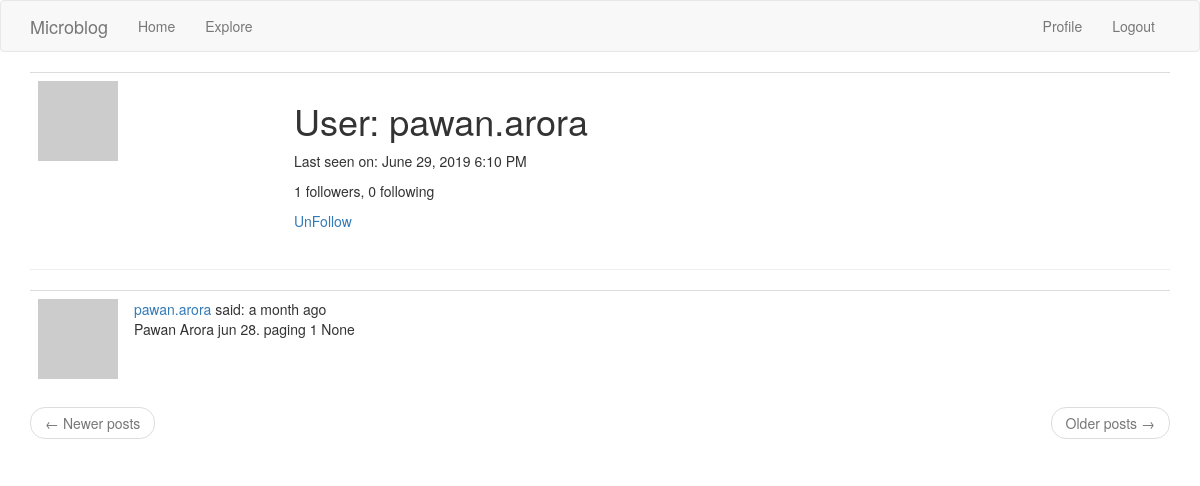
The page /user/pawan.arora (signed in) on the database its author committed.
### app/models.py (models this page shows, shortened)
class User(UserMixin, db.Model):
    id = db.Column(db.Integer, primary_key=True)
    username = db.Column(db.String(64), index=True, unique=True)
    email = db.Column(db.String(120), index=True, unique=True)
    password_hash = db.Column(db.String(128))
    about_me = db.Column(db.String(140))
    last_seen = db.Column(db.DateTime, default=datetime.utcnow)
    posts = db.relationship('Post', backref='author', lazy='dynamic')
    def avatar(self, size):
        digest = md5(self.email.lower().encode('utf-8')).hexdigest()
        return 'https://www.gravatar.com/avatar/{}?d=identicon&s={}'.format(digest, size)
    followed = db.relationship(
        'User', secondary=followers,
        primaryjoin=(followers.c.follower_id == id),
        secondaryjoin=(followers.c.followed_id == id),
        backref=db.backref('followers', lazy='dynamic'), lazy='dynamic')
    def is_following(self, user):
        return self.followed.filter(
            followers.c.followed_id == user.id).count() > 0

class Post(db.Model):
    __tablename__ = 'posts'
    id = db.Column(db.Integer, primary_key=True)
    body = db.Column(db.String(140))
    timestamp = db.Column(db.DateTime, index=True, default=datetime.utcnow)
    user_id = db.Column(db.Integer, db.ForeignKey('user.id'))
    language = db.Column(db.String(5))

### app/routes.py (the view)
@application.route('/user/<username>')
@login_required
def user(username):
    user = User.query.filter_by(username=username).first_or_404()
    page = request.args.get('page', 1, type=int)
    posts = user.posts.order_by(Post.timestamp.desc()).paginate(
        page, application.config['POSTS_PER_PAGE'], False)
    next_url = url_for('user', username=user.username, page=posts.next_num) \
        if posts.has_next else None
    prev_url = url_for('user', username=user.username, page=posts.prev_num) \
        if posts.has_prev else None
    return render_template('user.html', user=user, posts=posts.items,
                           next_url=next_url, prev_url=prev_url)

### app/models.py (called while the page is built)
@login.user_loader
def load_user(id):
    return User.query.get(int(id))

### app/routes.py (called while the page is built)
@application.before_request
def before_request():
    if current_user.is_authenticated:
        current_user.last_seen = datetime.utcnow()
        db.session.commit()

### app/templates/user.html (shortened to what this page needs)
{% extends "base.html" %} {% block app_content %}
<table class="table table-hover">
  <tr>
    <td width="256px">
      <img src="{{ user.avatar(128) }}" />
    </td>
    <td>
      <h1>User: {{ user.username }}</h1>
       {% if user.last_seen %}
      <p>Last seen on: {{ moment(user.last_seen).format("LLL") }}</p>
      {% endif %}
      <p>
        {{ user.followers.count() }} followers,
        {{ user.followed.count() }} following
      </p>
      {% if user == current_user%}
      <p>
        <a href="{{ url_for('edit_profile') }}">Edit your profile</a>
      </p>
      {% elif not current_user.is_following(user) %}
      <p>
        <a href="{{ url_for('follow', username=user.username) }}">
          Follow
        </a>
      </p>
      {% else %}
      <p>
        <a href="{{ url_for('unfollow', username=user.username)}}"> UnFollow</a>
      </p>
      {% endif %}
    </td>
  </tr>
</table>
<hr />
{% include '_post.html' %} {% endblock %}

### app/templates/base.html (shortened to what this page needs)
{% extends 'bootstrap/base.html' %}  {% block
navbar %}
<nav class="navbar navbar-default">
  <div class="container">
    <div class="navbar-header">
      <a class="navbar-brand" href="{{ url_for('index') }}">Microblog</a>
    </div>
    <div class="collapse navbar-collapse" id="bs-example-navbar-collapse-1">
      <ul class="nav navbar-nav">
        <li><a href="{{ url_for('index') }}">Home</a></li>
        <li><a href="{{ url_for('explore') }}">Explore</a></li>
      </ul>
      <ul class="nav navbar-nav navbar-right">
        {% if current_user.is_anonymous %}
        <li><a href="{{ url_for('login') }}">Login</a></li>
        {% else %}
        <li>
          <a href="{{ url_for('user', username=current_user.username) }}"
            >Profile</a
          >
        </li>
        <li><a href="{{ url_for('logout') }}">Logout</a></li>
        {% endif %}
      </ul>
    </div>
  </div>
</nav>
{% endblock %} {% block content %}
<div class="container">
   {% block app_content %}{% endblock %}
</div>
{% endblock %}

### app/templates/_post.html (shortened to what this page needs)
{% for post in posts %}
<table class="table table-hover">
  <tr>
    <td width="70px">
      <a href="{{ url_for('user',username=post.author.username)}}">
        <img src="{{ post.author.avatar(36) }}" />
      </a>
    </td>
    <td>
      <a href="{{ url_for('user', username=post.author.username) }}">
        {{ post.author.username }}
      </a>
      said: {{ moment(post.timestamp).fromNow() }}
      <br />
      {{ post.body }} {{ post.language }}
    </td>
  </tr>
</table>
{% endfor %}
<nav aria-label="...">
  <ul class="pager">
    <li class="previous{% if not prev_url %} disabled{% endif %}">
      <a href="{{ prev_url or '#' }}">
        <span aria-hidden="true">&larr;</span> Newer posts
      </a>
    </li>
    <li class="next{% if not next_url %} disabled{% endif %}">
      <a href="{{ next_url or '#' }}">
        Older posts <span aria-hidden="true">&rarr;</span>
      </a>
    </li>
  </ul>
</nav>

### rows shown on the page
User: username "pawan.arora", last_seen "June 29, 2019 6:10 PM"
Post: author.username "pawan.arora", timestamp "a month ago", body "Pawan Arora jun 28. paging 1", language "None"

### other values the page prints
{{ user.followers.count() }} "1"
{{ user.followed.count() }} "0"
